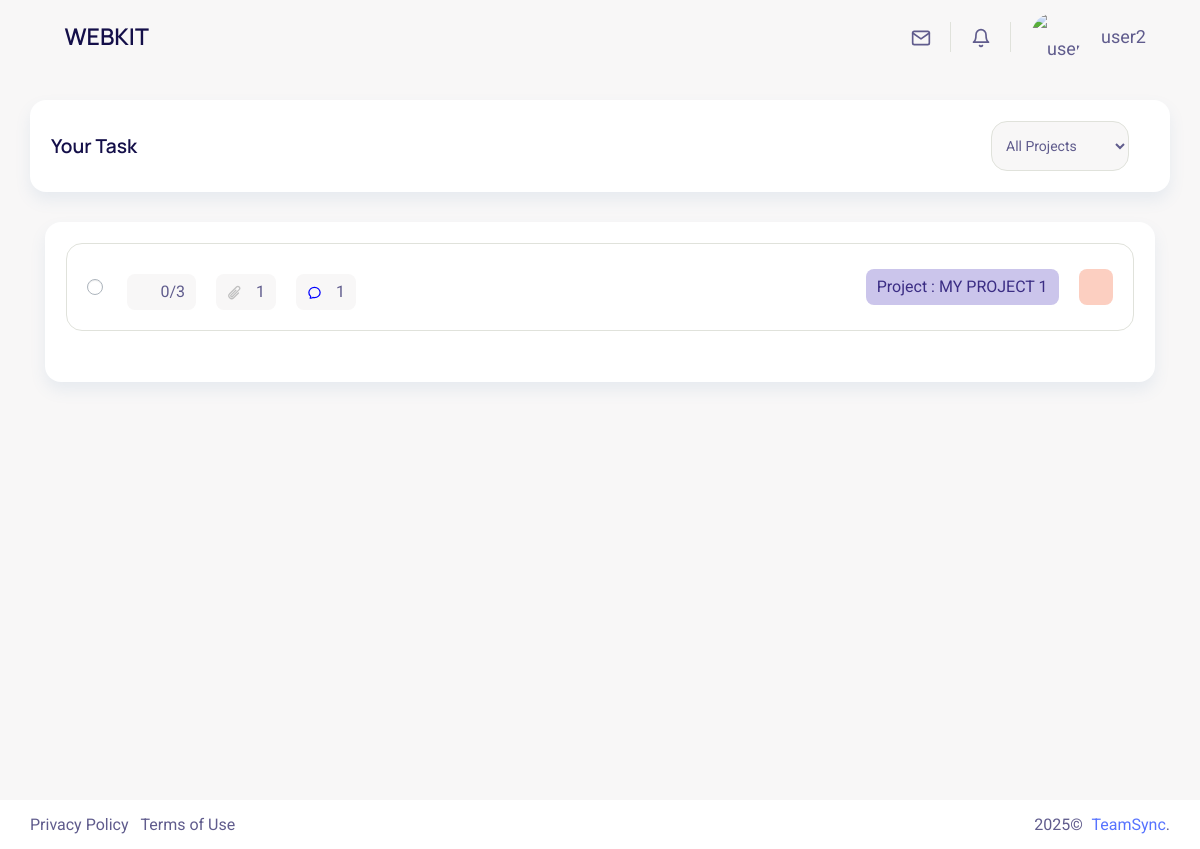
Screenshot of /tasks (signed in) with the database file from the repository.
### CRM/models.py (models this page shows, shortened)
class Task(models.Model):
    project = models.ForeignKey(Project, related_name="tasks", on_delete=models.CASCADE)
    name = models.CharField(max_length=100)
    description = models.TextField(blank=True, null=True)
    due_date = models.DateField()
    priority = models.CharField(max_length=10, choices=[("High", "High"), ("Medium", "Medium"), ("Low", "Low")])
    status = models.CharField(max_length=15, choices=[("New", "New"), ("In Progress", "In Progress"), ("Completed", "Completed")])
    assigned_to = models.ForeignKey(UserProfile, related_name="tasks", on_delete=models.SET_NULL, null=True)

class Project(models.Model):
    client = models.ForeignKey(Client, related_name="projects", on_delete=models.CASCADE)
    name = models.CharField(max_length=100)
    description = models.TextField(blank=True, null=True)
    due_date = models.DateField()
    priority = models.CharField(max_length=10, choices=[("High", "High"), ("Medium", "Medium"), ("Low", "Low")])
    status = models.CharField(max_length=15, choices=[("New", "New"), ("In Progress", "In Progress"), ("Completed", "Completed")])
    teams = models.ManyToManyField(Team, related_name="projects")
    assigned_users = models.ManyToManyField(UserProfile, related_name="assigned_projects", blank=True)

### CRM/appViews/taskView.py (the view)
# urls.py: path('tasks',taskView.task_list,name='taskList'),
@login_required
def task_list(request):
    userRole = authView.get_user_role(request.user)
    projects =Project.objects.all()
    users = UserProfile.objects.all()
    project_selected=request.GET.get('project_selected')
    if project_selected == "All Tasks" or not project_selected:
        tasks = Task.objects.all()
    elif project_selected:  # If a specific status is selected
        tasks = Task.objects.filter(project=project_selected)
    if userRole == 'client':
        profile = Client.objects.get(user=request.user)
        projects = projects.filter(client=profile)
        tasks =Task.objects.filter(project__client=profile)
    else:
        profile = UserProfile.objects.get(user=request.user)
        if not request.user.is_superuser:
            tasks = tasks.filter(assigned_to=profile)
            projects = projects.filter(assigned_users=profile)
    taskList= []
    for task in tasks:
        checklists=task.checklists.all()
        comments=task.comments.all()
        attachments=task.attachments.all()
        completed_items=task.checklists.filter(is_completed = True).count()
        taskList.append({
        'task':task,
        'checklists':checklists,
        'comments':comments,
        'attachments':attachments,
        'completed_items':completed_items,
        })
    return render(request,"app/webkit/task/tasks.html",{'userRole':userRole,'profile': profile,'projects':projects,'users':users,'tasks':taskList})

### CRM/context_processors.py (called while the page is built)
def profile_pic_processor(request):
    if request.user.is_authenticated:
        try:
            profile_pic_url = request.user.profile.profile_pic.url if request.user.profile.profile_pic else '/static/images/default.jpg'
        except Exception:
            profile_pic_url = '/static/images/default.jpg'
        return {'profile_pic_url': profile_pic_url}
    return {'profile_pic_url': '/static/images/default.jpg'}

### CRM/controller/authView.py (called while the page is built)
def get_user_role(user):
    if hasattr(user, 'client_profile'):
        return 'client'
    elif hasattr(user, 'profile'):
        return 'user'
    return None

### CRM/models.py (called while the page is built)
    def is_clocked_in(self):
        last_event = self.clock_events.order_by('-timestamp').first()
        return last_event is not None and last_event.event_type == 'IN'

### CRM/templates/app/webkit/task/tasks.html (shortened to what this page needs)
{% extends 'app/webkit/main.html' %}
{% load static %}
{% block content %}
    <div class="row">
        <div class="col-lg-12">
            <div class="card">
                <div class="card-body">
                    <div class="d-flex flex-wrap align-items-center justify-content-between breadcrumb-content">
                        <h5>Your Task</h5>
                        <div class="d-flex flex-wrap align-items-center">
                            <form method="GET" action="{% url 'CRM:taskList' %}">
                                <div class="dropdown status-dropdown mr-3">
                                    <select name="project_selected" id="project_selected" class="form-control" onchange="this.form.submit()">
                                        <option value='All Tasks' {% if not request.GET.project_selected or request.GET.project_selected == 'All Tasks' %}selected{% endif %}>All Projects</option>
                                    </select>
                                </div>
                            </form>
                        </div>
                    </div>
                </div>
            </div>
        </div>
        </div>
        {% for task in tasks %}
        <div class="col-lg-12">
            <div class="card">
                <div class="card-body">
                    <div class="row">
                        <div class="col-lg-12">
                            <div class="card card-widget task-card">
                                <div class="card-body">
                                    <div class="d-flex flex-wrap align-items-center justify-content-between">
                                        <div class="d-flex align-items-center">
                                            <div>
                                                <div class="media align-items-center">
                                                    <div class="btn bg-body mr-3"><i class="ri-align-justify mr-2"></i>{{task.completed_items}}/{{task.checklists.count}}</div>
                                                    <div class="btn bg-body mr-3">
                                                        <div class="svg-icon" >
                                                            {{task.attachments.count}}
                                                        </div>
                                                    </div>
                                                    <div class="btn bg-body">
                                                        <div class="svg-icon" >
                                                            {{task.comments.count}}
                                                        </div>
                                                    </div>
                                                </div>
                                            </div>
                                        </div>
                                        <div class="media align-items-center mt-md-0 mt-3">
                                            <a href="#" class="btn bg-purple-light mr-3">Project : {{ task.task.project.name }}</a>
                                            <a class="btn bg-secondary-light" data-toggle="collapse" href="#collapseEdit1{{task.task.id}}" role="button" aria-expanded="false" aria-controls="collapseEdit1{{task.task.id}}"><i class="ri-edit-box-line m-0"></i></a>
                                        </div>
                                    </div>
                                </div>
                            </div>
                        </div>
                    </div>
                </div>
            </div>
        </div>
        {% empty %}
            <h4>No Tasks added yet.</h4>
        {% endfor %}
    </div>
{% endblock %}

### CRM/templates/app/webkit/main.html (shortened to what this page needs)
{% load static %}
<!doctype html>
<html lang="en">
  <head>
    <link rel="stylesheet" href="{% static 'webkit/assets/css/backend-plugin.min.css' %}">
    <link rel="stylesheet" href="{% static 'webkit/assets/css/backend.css' %}">
    <link rel="stylesheet" href="{% static 'webkit/assets/vendor/line-awesome/dist/line-awesome/css/line-awesome.min.css' %}">
    <link rel="stylesheet" href="{% static 'webkit/assets/vendor/remixicon/fonts/remixicon.css' %}">
    <link rel="stylesheet" href="{% static 'webkit/assets/vendor/tui-calendar/tui-calendar/dist/tui-calendar.css' %}">
    <link rel="stylesheet" href="{% static 'webkit/assets/vendor/tui-calendar/tui-date-picker/dist/tui-date-picker.css' %}">
    <link rel="stylesheet" href="{% static 'webkit/assets/vendor/tui-calendar/tui-time-picker/dist/tui-time-picker.css' %}">
    <link rel="stylesheet" href="//cdn.jsdelivr.net/npm/alertifyjs@1.14.0/build/css/alertify.min.css"/>
    <link rel="stylesheet" href="//cdn.jsdelivr.net/npm/alertifyjs@1.14.0/build/css/themes/default.min.css"/>
    <link rel="stylesheet" href="https://unpkg.com/sweetalert/dist/sweetalert.css"></link>
    </head>
      <body class=" color-light ">
        <div class="wrapper">
              <div class="iq-top-navbar">
            <div class="iq-navbar-custom">
                <nav class="navbar navbar-expand-lg navbar-light p-0">
                    <div class="iq-navbar-logo d-flex align-items-center justify-content-between">
                        <i class="ri-menu-line wrapper-menu"></i>
                        <a href="../backend/index.html" class="header-logo">
                            <h4 class="logo-title text-uppercase">Webkit</h4>
                        </a>
                    </div>
                    <div class="d-flex align-items-center">
                        <div class="collapse navbar-collapse" id="navbarSupportedContent">
                            <ul class="navbar-nav ml-auto navbar-list align-items-center">
                                <li class="nav-item nav-icon nav-item-icon dropdown">
                                    <a href="#" class="search-toggle dropdown-toggle" id="dropdownMenuButton2"
                                        data-toggle="dropdown" aria-haspopup="true" aria-expanded="false">
                                    </a>
                                </li>
                                <li class="nav-item nav-icon nav-item-icon dropdown">
                                    <a href="#" class="search-toggle dropdown-toggle" id="dropdownMenuButton"
                                        data-toggle="dropdown" aria-haspopup="true" aria-expanded="false">
                                        <svg xmlns="http://www.w3.org/2000/svg" width="20" height="20" viewBox="0 0 24 24"
                                            fill="none" stroke="currentColor" stroke-width="2" stroke-linecap="round"
                                            stroke-linejoin="round" class="feather feather-bell">
                                            <path d="M18 8A6 6 0 0 0 6 8c0 7-3 9-3 9h18s-3-2-3-9"></path>
                                            <path d="M13.73 21a2 2 0 0 1-3.46 0"></path>
                                        </svg>
                                    </a>
                                </li>
                                <li class="nav-item nav-icon dropdown caption-content">
                                    <a href="#" class="search-toggle dropdown-toggle  d-flex align-items-center" id="dropdownMenuButton4"
                                        data-toggle="dropdown" aria-haspopup="true" aria-expanded="false">
                                        {% if userRole == 'client' %}
                                            {% if profile.company_logo %}
                                            <img src="{{ profile.company_logo.url }}" class="img-fluid rounded-circle" alt="client">
                                            {% else %}
                                            <img src="{% static 'webkit/assets/images/user/user-1.jpg' %}" class="img-fluid rounded-circle" alt="Client">
                                            {% endif %}
                                        {% elif userRole == 'user'   %}
                                            {% if profile.profile_pic %}
                                            <img src="{{ request.profile_pic_url }}" class="img-fluid rounded-circle" alt="user">
                                            {% else %}
                                            <img src="{% static 'webkit/assets/images/user/02.jpg' %}" class="img-fluid rounded-circle" alt="user">
                                            {% endif %}
                                        {% endif %}
                                        <div class="caption ml-3">
                                            <h6 class="mb-0 line-height">{{ request.user }}<i class="las la-angle-down ml-2"></i></h6>
                                        </div>
                                    </a>
                                </li>
                            </ul>
                        </div>
                    </div>
                </nav>
            </div>
        </div>
            <div class="content-page">
                <div class="container-fluid">
                    {% block content %}
                    {% endblock %}
                </div>
            </div>
        <footer class="iq-footer">
            <div class="container-fluid">
                <div class="row">
                    <div class="col-lg-6">
                        <ul class="list-inline mb-0">
                            <li class="list-inline-item"><a href="../backend/privacy-policy.html">Privacy Policy</a></li>
                            <li class="list-inline-item"><a href="../backend/terms-of-service.html">Terms of Use</a></li>
                        </ul>
                    </div>
                    <div class="col-lg-6 text-right">
                        <span class="mr-1"><script>document.write(new Date().getFullYear())</script>©</span> <a href="#" class="">TeamSync</a>.
                    </div>
                </div>
            </div>
        </footer>
  </body>
</html>

### rows the page displays
Task: completed_items "0", checklists.count "3", attachments.count "1", comments.count "1", task.project.name "MY PROJECT 1"

### other values shown
{{ request.user }} "user2"
